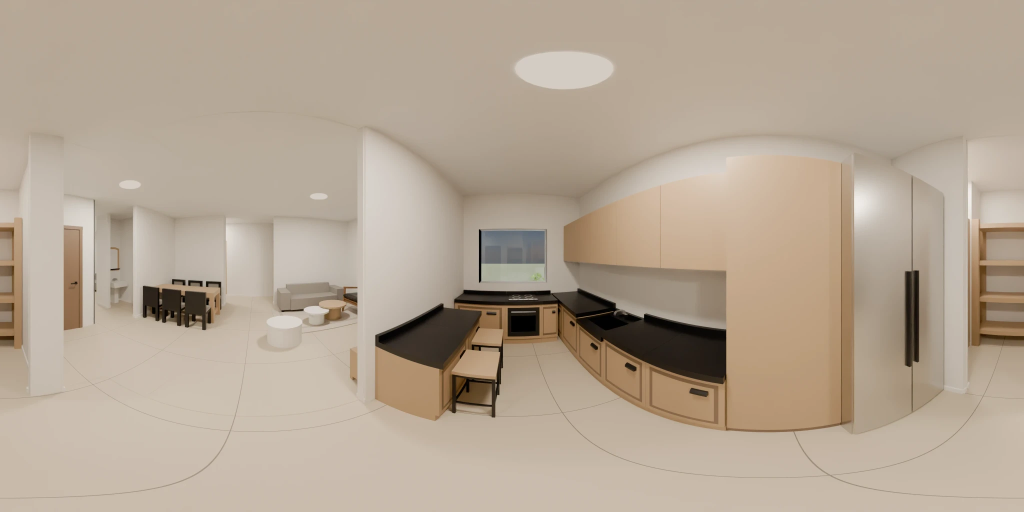
#> input picture Projects/Kedma_D1/dist/panos-original/01-kitchen.webp, 2048 x 1024 px, given in place of 02-pantry.webp.png, which was not available (shown at 1/2 size)
$ python 37_pano_finish.py ../../../../../Projects/Kedma_D1/dist/panos-original ../../../../../Projects/Kedma_D1/dist/panos-original/02-pantry.webp
#> lines starting #> are read from the running program, lines starting #| are printed output that depends on the picture
"""Step 37 ($0) - the GPT Image 2.5 panoramas (step 36) → the viewer's walk/pano/<id>.jpg: resized to 4096x2048 and the 360 seam
closed (the answer's left and right edges do not join exactly: the two edge bands are cross-faded toward their common average,
recipe of the Hatzav session's 28_pano_seam.py). Prints the seam before/after (mean |first column - last column|).
Usage: python scripts/37_pano_finish.py <job root> <id[,id]> [--band 96] [--src work/pano/gpt25] [--ext png] [--w 4096]
With --w 8192 also writes <id>_4k.jpg (phones: max texture 4096)."""
import os, sys
import numpy as np
from PIL import Image

root, ids = sys.argv[1], sys.argv[2].split(",")
arg = lambda k, d: sys.argv[sys.argv.index(k) + 1] if k in sys.argv else d
band = int(arg("--band", 96)); SRC = arg("--src", "work/pano/gpt25"); EXT = arg("--ext", "png"); WO = int(arg("--w", 4096))
for pid in ids:
    src = os.path.join(root, SRC, pid + "." + EXT)
    im = np.asarray(Image.open(src).convert("RGB").resize((WO, WO // 2), Image.LANCZOS)).astype(np.float32)
    W = im.shape[1]
#> W = 4096
    s0 = float(np.abs(im[:, 0] - im[:, -1]).mean())
#> s0 = 1.16
    L = im[:, :band].copy(); R = im[:, W - band:][:, ::-1].copy(); avg = (L + R) / 2
#> after `L = im[:, :band].copy()`:
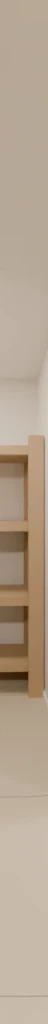
#> L: shape (2048, 96, 3) float32 (shown at 1/2 size); mean R, G, B 179.8, 162.8, 143.8
#> after `R = im[:, W - band:][:, ::-1].copy()`:
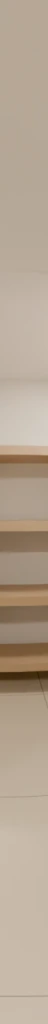
#> R: shape (2048, 96, 3) float32 (shown at 1/2 size); mean R, G, B 180.2, 163.9, 146
#> after `avg = (L + R) / 2`:
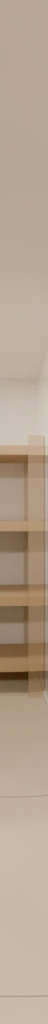
#> avg: shape (2048, 96, 3) float32 (shown at 1/2 size); mean R, G, B 180, 163.4, 145
    w = (1 - np.arange(band, dtype=np.float32) / band)[None, :, None] ** 1.5
    im[:, :band] = L * (1 - w) + avg * w
    im[:, W - band:] = (R * (1 - w) + avg * w)[:, ::-1]
    s1 = float(np.abs(im[:, 0] - im[:, -1]).mean())
#> s1 = 0
    out = os.path.join(root, "walk/pano", pid + ".jpg")
    img = Image.fromarray(np.clip(im, 0, 255).astype(np.uint8)); img.save(out, quality=88)
    if WO > 4096: img.resize((4096, 2048), Image.LANCZOS).save(out.replace(".jpg", "_4k.jpg"), quality=88)
    print("FINISH", pid, f"seam {s0:.1f} -> {s1:.1f}", out)
#> (printed output is left out)

$ run again, on Projects/Kedma_D1/dist/panos-original/03-living.webp
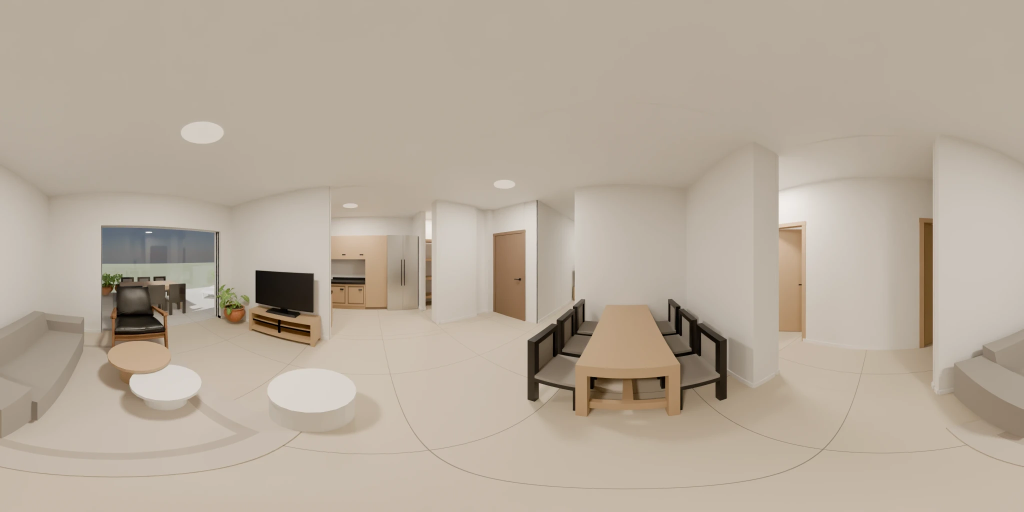
#> input picture Projects/Kedma_D1/dist/panos-original/03-living.webp, 2048 x 1024 px, given in place of 03-living.webp.png, which was not available (shown at 1/2 size)
#> s0 = 0.912
#> `R = im[:, W - band:][:, ::-1].copy()`:
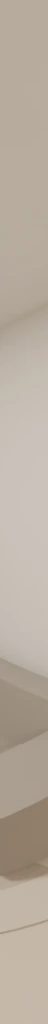
#> R: shape (2048, 96, 3) float32 (shown at 1/2 size); mean R, G, B 183.5, 172.7, 159.4
#> `avg = (L + R) / 2`:
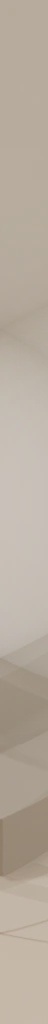
#> avg: shape (2048, 96, 3) float32 (shown at 1/2 size); mean R, G, B 182.9, 172.1, 158.9
#> s1 = 0
#> (printed output is left out)

$ run again, on Projects/Kedma_D1/dist/panos-original/04-dining.webp
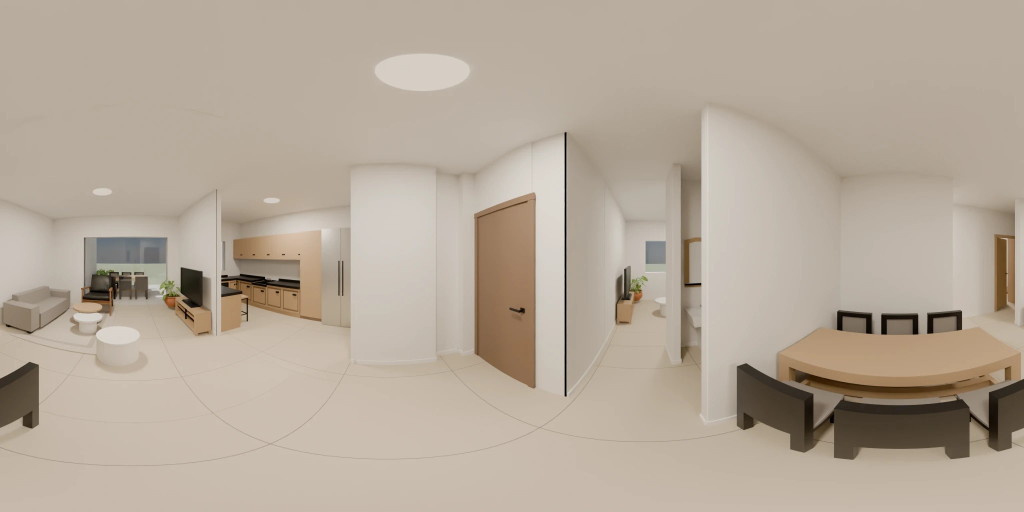
#> input picture Projects/Kedma_D1/dist/panos-original/04-dining.webp, 2048 x 1024 px, given in place of 04-dining.webp.png, which was not available (shown at 1/2 size)
#> s0 = 1.25
#> `L = im[:, :band].copy()`:
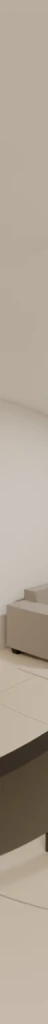
#> L: shape (2048, 96, 3) float32 (shown at 1/2 size); mean R, G, B 174.9, 163.3, 148.9
#> `avg = (L + R) / 2`:
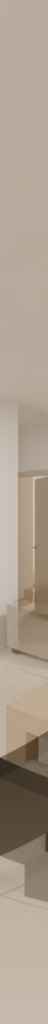
#> avg: shape (2048, 96, 3) float32 (shown at 1/2 size); mean R, G, B 170.5, 157.4, 141.3
#> s1 = 0
#> (printed output is left out)

$ run again, on Projects/Kedma_D1/dist/panos-original/05-family.webp
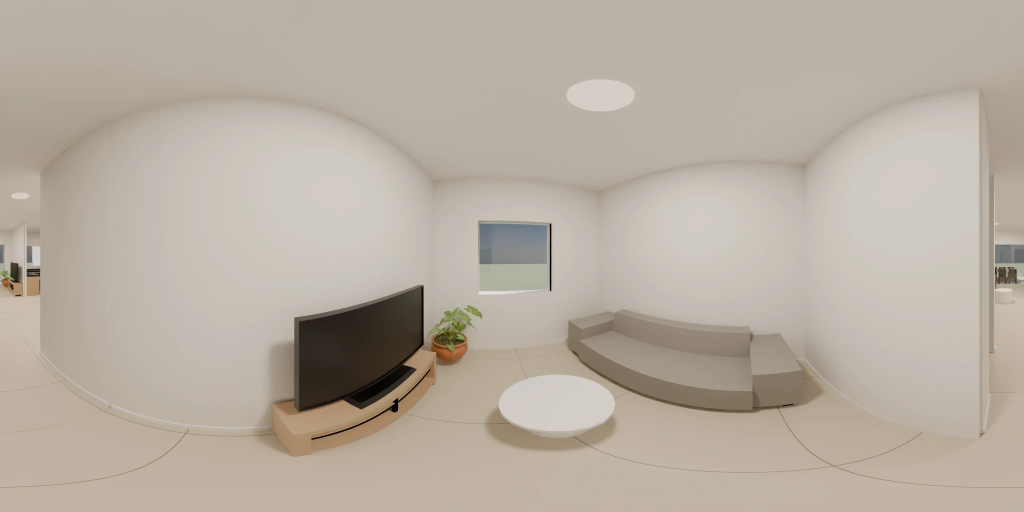
#> input picture Projects/Kedma_D1/dist/panos-original/05-family.webp, 2048 x 1024 px, given in place of 05-family.webp.png, which was not available (shown at 1/2 size)
#> s0 = 0.914
#> `L = im[:, :band].copy()`:
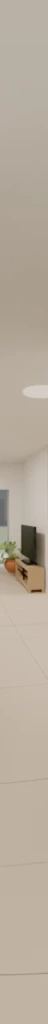
#> L: shape (2048, 96, 3) float32 (shown at 1/2 size); mean R, G, B 182.7, 171.2, 156.5
#> `avg = (L + R) / 2`:
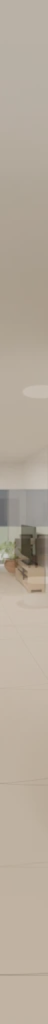
#> avg: shape (2048, 96, 3) float32 (shown at 1/2 size); mean R, G, B 181.3, 170.2, 155.8
#> s1 = 0
#> (printed output is left out)
